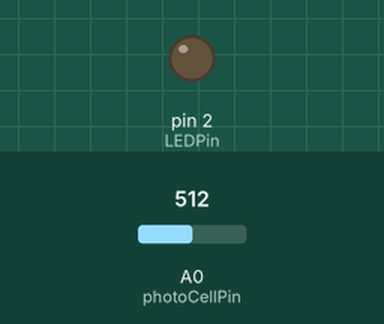
This sketch was run on a simulated Arduino Uno, built with avr-gcc and run on an emulated ATmega328P. On the bench: output pins drawn as LEDs (lit = HIGH). Inputs (shaded band) come from the test bench; at power-on: A0 (photoCellPin) = 512.

Above: at 1.2 s.
1.3 s: A0 (photoCellPin) set to 493
At 2.5 s:
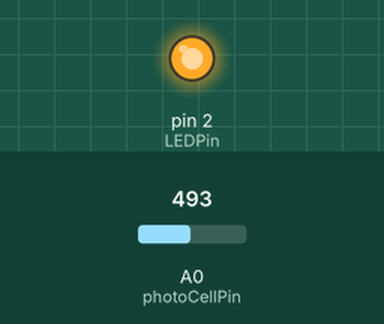
2.8 s: A0 (photoCellPin) set to 511
At 3.7 s:
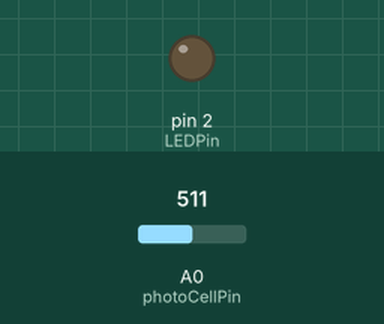
4.3 s: A0 (photoCellPin) set to 306
At 4.8 s:
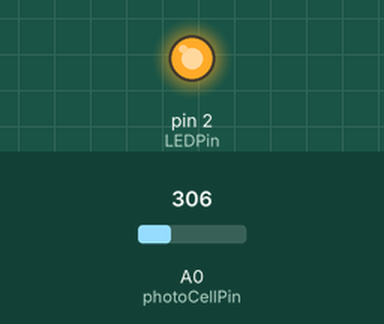
Timing chart, 0 to 7.3 s (numbered marks = the images above; inputs shaded):
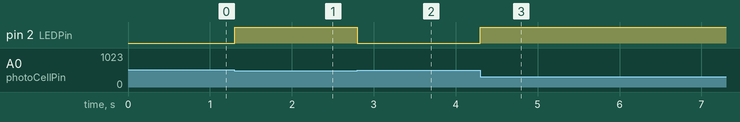

Measured:
- the behaviour switches between 500 and 499 on A0 (photoCellPin) (found by bisection; images 0 and 1)
- after the input at 1.3 s, pin 2 (LEDPin): LOW → HIGH at once
- after the input at 2.8 s, pin 2 (LEDPin): HIGH → LOW at once
- after the input at 4.3 s, pin 2 (LEDPin): LOW → HIGH at once

The sketch:

sketch.ino
```cpp
// Const to describe when its dark enough to light the LED
const int sensorDark = 500;

//the voltage cell divider pin
int photoCellPin = A0;
int LEDPin = 2;


void setup() {
  pinMode(LEDPin, OUTPUT);

}

void loop() {
  int analogValue;

  //Read photocell
  analogValue = analogRead(photoCellPin);

  // higher the analog the darker it is
  if (analogValue < sensorDark) {
    digitalWrite(LEDPin, HIGH);
  }
  else {
    digitalWrite(LEDPin, LOW);
  }

  // wait one ms for better quality sensor readings
  delay(1);
}
```
